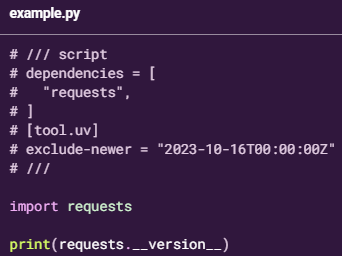
#> input picture notes/Scripts/images/date.png, 342 x 256 px
$ jupyter execute date-specific-distribution-consideration.ipynb
#> lines starting #> are read from the running program, lines starting #| are printed output that depends on the picture
### Date specific distribution consideration:

-  ```uv``` supports an ```exclude-newer``` field in the ```tool.uv``` section of inline script metadata to limit ```uv``` to only considering distributions released before a specific date

[cell 1]
from PIL import Image
from IPython.display import display

img = Image.open('images/date.png')
#> img is the input picture: PIL image 342x256 RGBA; mean R, G, B, A 57.1, 32.7, 69.2, 255
new_image = img.resize((380, 290))
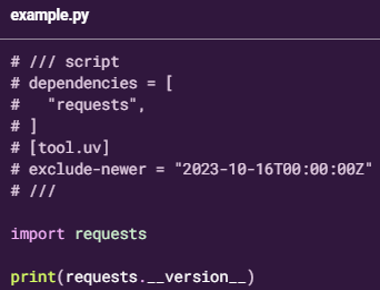
#> new_image: PIL image 380x290 RGBA; mean R, G, B, A 57.1, 32.7, 69.2, 255
display(new_image)


$ run again, with notes/Scripts/images/cli.png copied over notes/Scripts/images/date.png
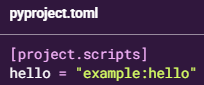
#> input picture notes/Scripts/images/cli.png, 204 x 85 px
#> img is the input picture: PIL image 204x85 RGBA; mean R, G, B, A 66.5, 43.2, 75.5, 255
#> `new_image = img.resize((380, 290))`:
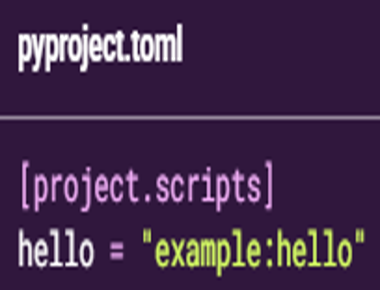
#> new_image: PIL image 380x290 RGBA; mean R, G, B, A 66.5, 43.1, 75.5, 255

$ run again, with notes/Scripts/images/gui2.png copied over notes/Scripts/images/date.png
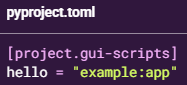
#> input picture notes/Scripts/images/gui2.png, 187 x 85 px
#> img is the input picture: PIL image 187x85 RGBA; mean R, G, B, A 68.9, 45.2, 77.8, 255
#> `new_image = img.resize((380, 290))`:
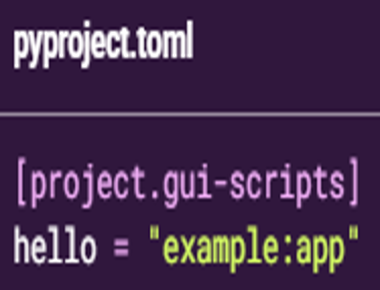
#> new_image: PIL image 380x290 RGBA; mean R, G, B, A 68.8, 45.2, 77.8, 255
